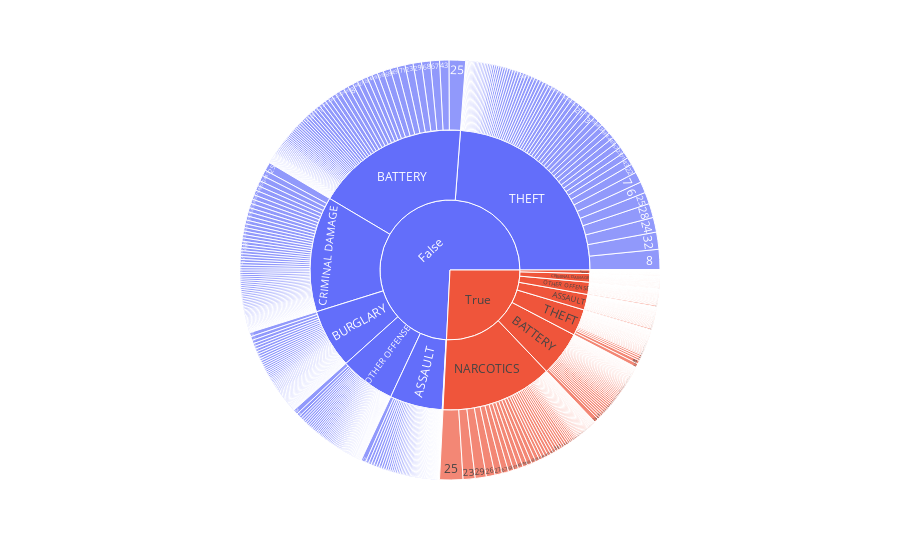

The notebook cell saved with this chart:
### Code cell
df_sun = df[(df['Primary Type']).isin(sun_dict.keys())]


fig = px.sunburst(df_sun, path=['Arrest', 'Primary Type', 'Community Area'], values='Count')

fig.show()

### Figure 1 — Plotly figure (JSON) as saved in the notebook; plotly's stock layout.template omitted (floating-point values rounded to 4 significant figures; data arrays with more than 128 entries replaced by an {"elided": "..."} marker saying what was removed)
{"data": [{"branchvalues": "total", "domain": {"x": [0, 1], "y": [0, 1]}, "hoverlabel": {"namelength": 0}, "hovertemplate": "labels=%{label}<br>Count=%{value}<br>parent=%{parent}<br>id=%{id}", "ids": {"elided": "1100 str values"}, "labels": {"elided": "1100 str values"}, "name": "", "parents": {"elided": "1100 str values"}, "type": "sunburst", "values": {"elided": "1100 int values"}}], "layout": {"legend": {"tracegroupgap": 0}, "margin": {"t": 60}}}
